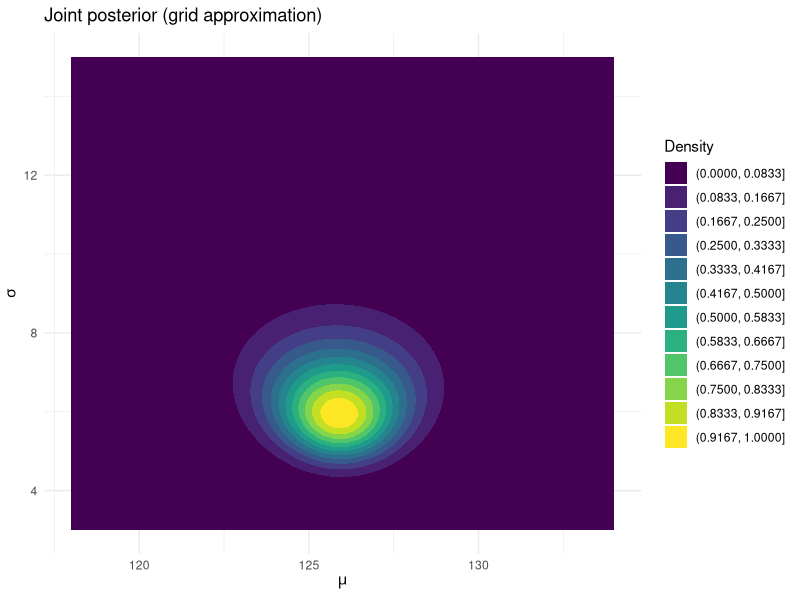
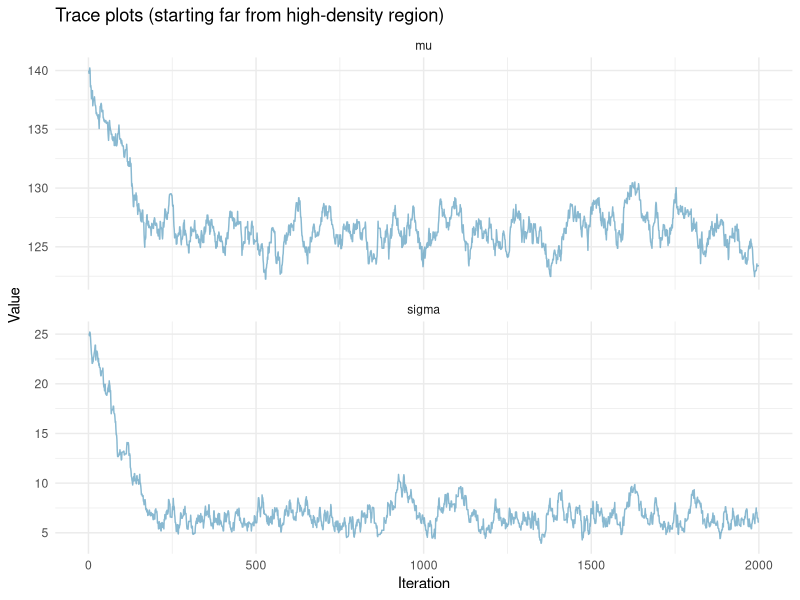
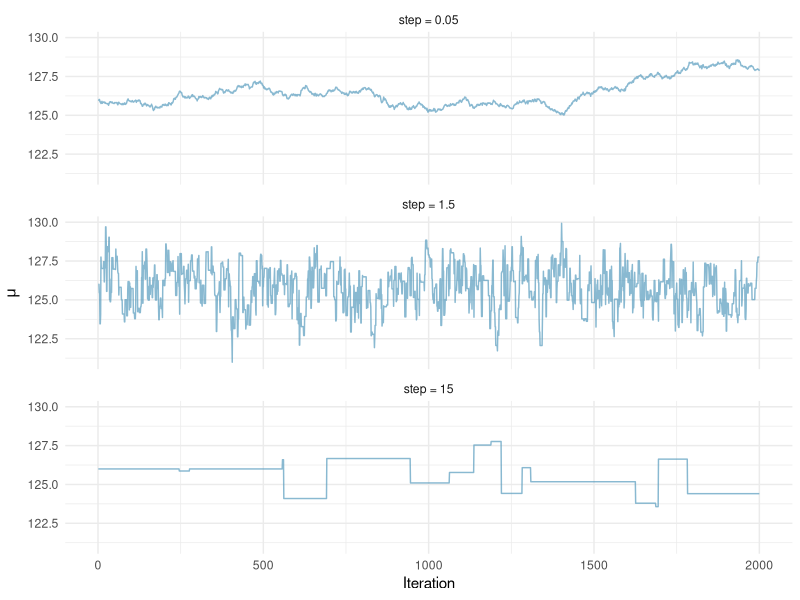
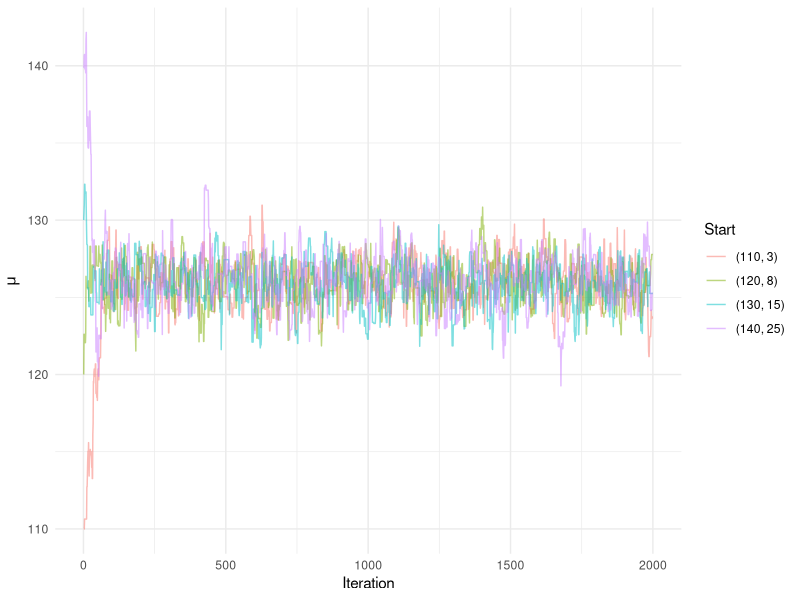
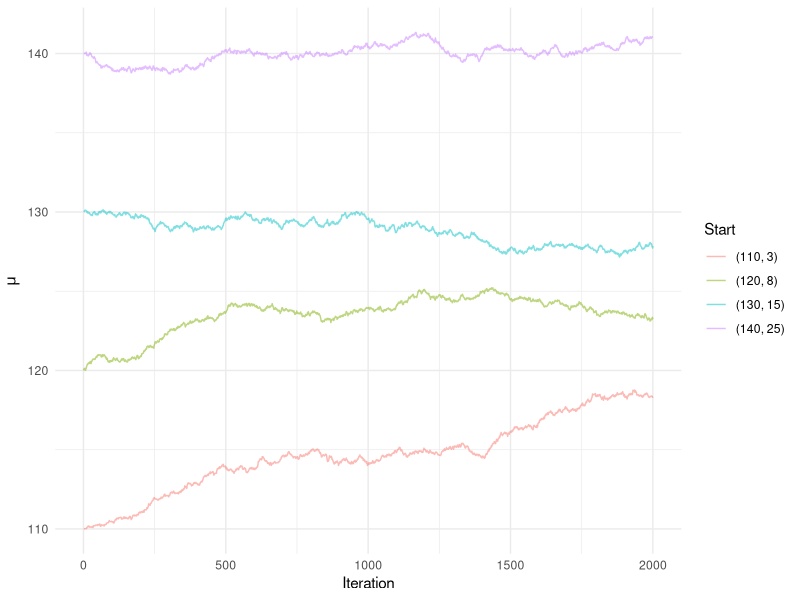

The R source for these figures, in order:
# MA 214 (Spring 2026) -- MCMC and Diagnostics
# In-class activity

library(tidyverse)

####################################################################
# Setup
####################################################################

# Same SBP data from the L21 activity
sbp_data <- c(115, 117, 119, 120, 121, 122, 123, 124, 125, 126,
              127, 127, 128, 129, 130, 131, 132, 133, 134, 137)
n    <- length(sbp_data)
xbar <- mean(sbp_data)
SS   <- sum((sbp_data - xbar)^2)

# Priors (mu and sigma estimated jointly)
#   mu         ~ N(120, 10^2)         [same prior as L21]
#   log(sigma) ~ N(log(10), 0.5^2)   [log-normal: centered at sigma = 10]

# Log-posterior (unnormalized)
log_posterior <- function(mu, sigma) {
  if (sigma <= 0) return(-Inf)
  dnorm(mu, 120, 10, log = TRUE) +
    dlnorm(sigma, meanlog = log(10), sdlog = 0.5, log = TRUE) +
    (-n * log(sigma) - (SS + n * (xbar - mu)^2) / (2 * sigma^2))
}

# MCMC sampler (Metropolis-Hastings, 2D random walk)
# In practice you would use Stan or PyMC; this is a lightweight
# stand-in so we can focus on interpreting the output.
run_mcmc <- function(M, step, start_mu, start_sigma) {
  mu_samples    <- numeric(M)
  sigma_samples <- numeric(M)
  mu_samples[1]    <- start_mu
  sigma_samples[1] <- start_sigma
  accepts <- 0
  for (m in 2:M) {
    mu_cur    <- mu_samples[m - 1]
    sigma_cur <- sigma_samples[m - 1]
    mu_prop    <- rnorm(1, mu_cur, step)
    sigma_prop <- rnorm(1, sigma_cur, step)
    log_alpha <- log_posterior(mu_prop, sigma_prop) -
                 log_posterior(mu_cur, sigma_cur)
    if (log(runif(1)) < log_alpha) {
      mu_samples[m]    <- mu_prop
      sigma_samples[m] <- sigma_prop
      accepts <- accepts + 1
    } else {
      mu_samples[m]    <- mu_cur
      sigma_samples[m] <- sigma_cur
    }
  }
  list(mu = mu_samples, sigma = sigma_samples, acc_rate = accepts / (M - 1))
}

# R-hat: compares within-chain to between-chain variance
compute_rhat <- function(chains) {
  C <- length(chains)
  N <- min(sapply(chains, length))
  chain_means <- sapply(chains, function(ch) mean(ch[1:N]))
  chain_vars  <- sapply(chains, function(ch) var(ch[1:N]))
  W <- mean(chain_vars)
  B <- N * var(chain_means)
  V_hat <- ((N - 1) / N) * W + (1 / N) * B
  sqrt(V_hat / W)
}

####################################################################
# Part 1: Grid Approximation in 2D
####################################################################

# --- 1A: Contour plot of the joint posterior ---
K <- 101
mu_grid    <- seq(118, 134, length.out = K)
sigma_grid <- seq(3, 15, length.out = K)
grid <- expand_grid(mu = mu_grid, sigma = sigma_grid)

grid$log_post <- mapply(log_posterior, grid$mu, grid$sigma)
grid$log_post <- grid$log_post - max(grid$log_post)
grid$post     <- exp(grid$log_post)

ggplot(grid, aes(x = mu, y = sigma, z = post)) +
  geom_contour_filled(bins = 12) +
  labs(x = expression(mu), y = expression(sigma),
       fill = "Density",
       title = "Joint posterior (grid approximation)") +
  theme_minimal()

# --- 1B: Grid convergence ---
grid_summaries_2d <- function(K) {
  mg <- seq(118, 134, length.out = K)
  sg <- seq(3, 15, length.out = K)
  g  <- expand_grid(mu = mg, sigma = sg)
  g$lp <- mapply(log_posterior, g$mu, g$sigma)
  g$lp <- g$lp - max(g$lp)
  g$w  <- exp(g$lp)
  g$w  <- g$w / sum(g$w)
  tibble(K = K, total_points = K^2,
         mu_mean    = sum(g$mu * g$w),
         sigma_mean = sum(g$sigma * g$w))
}

bind_rows(lapply(c(5, 7, 11, 15, 21, 51, 101), grid_summaries_2d)) |>
  mutate(mu_mean = sprintf("%.4f", mu_mean),
         sigma_mean = sprintf("%.4f", sigma_mean))

# --- 1C: Reference summaries from fine grid ---
K <- 201
mu_grid    <- seq(118, 134, length.out = K)
sigma_grid <- seq(3, 15, length.out = K)
grid_fine <- expand_grid(mu = mu_grid, sigma = sigma_grid)
grid_fine$lp <- mapply(log_posterior, grid_fine$mu, grid_fine$sigma)
grid_fine$lp <- grid_fine$lp - max(grid_fine$lp)
grid_fine$w  <- exp(grid_fine$lp)
grid_fine$w  <- grid_fine$w / sum(grid_fine$w)

grid_mu_mean    <- sum(grid_fine$mu * grid_fine$w)
grid_sigma_mean <- sum(grid_fine$sigma * grid_fine$w)
grid_mu_sd      <- sqrt(sum((grid_fine$mu - grid_mu_mean)^2 * grid_fine$w))
grid_sigma_sd   <- sqrt(sum((grid_fine$sigma - grid_sigma_mean)^2 * grid_fine$w))

tibble(
  parameter = c("mu", "sigma"),
  mean = sprintf("%.4f", c(grid_mu_mean, grid_sigma_mean)),
  sd   = sprintf("%.4f", c(grid_mu_sd, grid_sigma_sd))
)

####################################################################
# Part 2: Running MCMC and Burn-in
####################################################################

# --- 2A: Run from a bad starting value ---
set.seed(214)
result <- run_mcmc(M = 2000, step = 0.5,
                   start_mu = 140, start_sigma = 25)

# Trace plots for both parameters
bind_rows(
  tibble(iter = seq_along(result$mu), value = result$mu,
         parameter = "mu"),
  tibble(iter = seq_along(result$sigma), value = result$sigma,
         parameter = "sigma")
) |>
  ggplot(aes(x = iter, y = value)) +
  geom_line(color = "#569BBD", alpha = 0.7) +
  facet_wrap(~ parameter, ncol = 1, scales = "free_y") +
  labs(x = "Iteration", y = "Value",
       title = "Trace plots (starting far from high-density region)") +
  theme_minimal()

# --- 2B: Effect of burn-in on summaries ---
tibble(
  burn_in = c("None (all 2000)", "Drop first 200", "Drop first 500",
              "Drop first 1000"),
  mu_mean = sprintf("%.4f", c(mean(result$mu),
                               mean(result$mu[-(1:200)]),
                               mean(result$mu[-(1:500)]),
                               mean(result$mu[-(1:1000)]))),
  sigma_mean = sprintf("%.4f", c(mean(result$sigma),
                                  mean(result$sigma[-(1:200)]),
                                  mean(result$sigma[-(1:500)]),
                                  mean(result$sigma[-(1:1000)])))
)

# --- 2C: Compare MCMC (M = 2000) to grid ---
burn <- 500
draws_mu    <- result$mu[-(1:burn)]
draws_sigma <- result$sigma[-(1:burn)]

tibble(
  parameter = c("mu", "sigma"),
  MCMC_mean = sprintf("%.4f", c(mean(draws_mu), mean(draws_sigma))),
  MCMC_sd   = sprintf("%.4f", c(sd(draws_mu), sd(draws_sigma))),
  grid_mean = sprintf("%.4f", c(grid_mu_mean, grid_sigma_mean)),
  grid_sd   = sprintf("%.4f", c(grid_mu_sd, grid_sigma_sd))
)

paste("Acceptance rate:", sprintf("%.4f", result$acc_rate))

# --- 2D: Run a longer chain ---
set.seed(214)
result_long <- run_mcmc(M = 10000, step = 0.5,
                        start_mu = 140, start_sigma = 25)

draws_mu_long    <- result_long$mu[-(1:burn)]
draws_sigma_long <- result_long$sigma[-(1:burn)]

tibble(
  parameter = c("mu", "sigma"),
  MCMC_mean = sprintf("%.4f", c(mean(draws_mu_long), mean(draws_sigma_long))),
  MCMC_sd   = sprintf("%.4f", c(sd(draws_mu_long), sd(draws_sigma_long))),
  grid_mean = sprintf("%.4f", c(grid_mu_mean, grid_sigma_mean)),
  grid_sd   = sprintf("%.4f", c(grid_mu_sd, grid_sigma_sd))
)

####################################################################
# Part 3: Good Chains and Bad Chains
####################################################################

# --- 3A: Three step-size settings ---
set.seed(214)
chain_small <- run_mcmc(2000, step = 0.05, 126, 7)
chain_good  <- run_mcmc(2000, step = 1.5,  126, 7)
chain_big   <- run_mcmc(2000, step = 15,   126, 7)

# Acceptance rates
tibble(
  setting  = c("too small (0.05)", "good (1.5)", "too large (15)"),
  acc_rate = sprintf("%.4f", c(chain_small$acc_rate, chain_good$acc_rate,
                                chain_big$acc_rate))
)

# Trace plots for mu
bind_rows(
  tibble(iter = seq_along(chain_small$mu), mu = chain_small$mu,
         setting = "step = 0.05"),
  tibble(iter = seq_along(chain_good$mu), mu = chain_good$mu,
         setting = "step = 1.5"),
  tibble(iter = seq_along(chain_big$mu), mu = chain_big$mu,
         setting = "step = 15")
) |>
  ggplot(aes(x = iter, y = mu)) +
  geom_line(color = "#569BBD", alpha = 0.7) +
  facet_wrap(~ factor(setting, levels = c("step = 0.05",
                                           "step = 1.5",
                                           "step = 15")),
             ncol = 1) +
  labs(x = "Iteration", y = expression(mu)) +
  theme_minimal()

####################################################################
# Part 4: Multiple Chains and R-hat
####################################################################

# --- 4A: Four chains with good settings ---
set.seed(214)
starts <- list(c(110, 3), c(120, 8), c(130, 15), c(140, 25))
chains_good <- lapply(starts, function(s) {
  run_mcmc(2000, step = 1.5, s[1], s[2])
})

# Overlaid trace plots for mu
bind_rows(lapply(seq_along(chains_good), function(i) {
  tibble(iter = seq_along(chains_good[[i]]$mu),
         mu = chains_good[[i]]$mu,
         chain = paste0("(", starts[[i]][1], ", ", starts[[i]][2], ")"))
})) |>
  ggplot(aes(x = iter, y = mu, color = chain)) +
  geom_line(alpha = 0.5) +
  labs(x = "Iteration", y = expression(mu), color = "Start") +
  theme_minimal()

# R-hat
burn <- 500
mu_draws_good    <- lapply(chains_good, function(ch) ch$mu[-(1:burn)])
sigma_draws_good <- lapply(chains_good, function(ch) ch$sigma[-(1:burn)])

tibble(
  parameter = c("mu", "sigma"),
  R_hat = sprintf("%.4f", c(compute_rhat(mu_draws_good),
                              compute_rhat(sigma_draws_good)))
)

# --- 4B: Four chains with bad settings ---
set.seed(214)
chains_bad <- lapply(starts, function(s) {
  run_mcmc(2000, step = 0.05, s[1], s[2])
})

# Overlaid trace plots for mu
bind_rows(lapply(seq_along(chains_bad), function(i) {
  tibble(iter = seq_along(chains_bad[[i]]$mu),
         mu = chains_bad[[i]]$mu,
         chain = paste0("(", starts[[i]][1], ", ", starts[[i]][2], ")"))
})) |>
  ggplot(aes(x = iter, y = mu, color = chain)) +
  geom_line(alpha = 0.5) +
  labs(x = "Iteration", y = expression(mu), color = "Start") +
  theme_minimal()

# R-hat
mu_draws_bad    <- lapply(chains_bad, function(ch) ch$mu[-(1:burn)])
sigma_draws_bad <- lapply(chains_bad, function(ch) ch$sigma[-(1:burn)])

tibble(
  parameter = c("mu", "sigma"),
  R_hat = sprintf("%.4f", c(compute_rhat(mu_draws_bad),
                              compute_rhat(sigma_draws_bad)))
)
